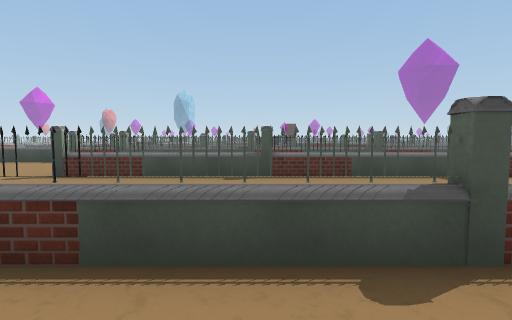
View 1 (above)

24 first-person views from a walk through a Unity game level. The camera is 1.5 m above the floor, tilts 4° down and sees 80° across. The floor is counted in squares, 2 m on a side. Each view is taken from the middle of a square. On the plan, view 1 faces up. The plan holds only what a view shows up to about 10 squares ahead; the rest is blank. The place goes on beyond the plan. The player character is not drawn. Some surface patterns are stand-ins.

View 2
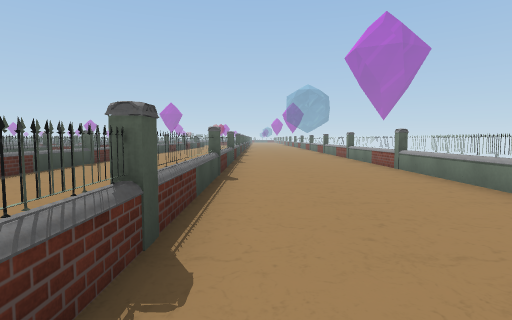

View 3
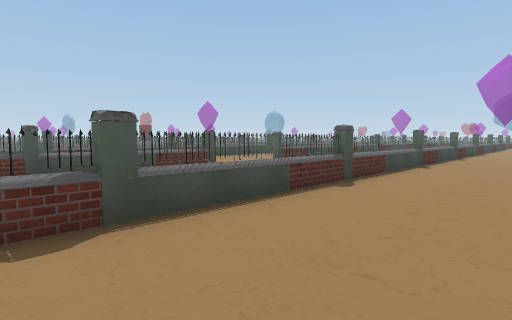

View 4
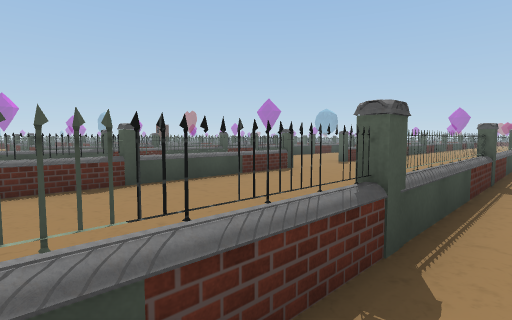

View 5
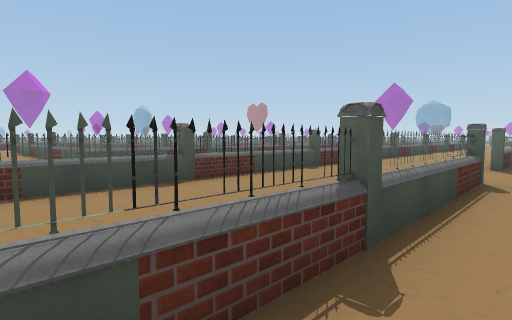

View 6
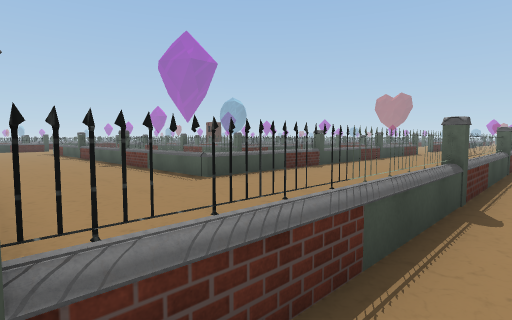

View 7
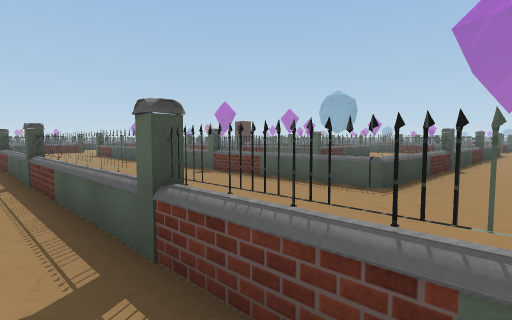

View 8
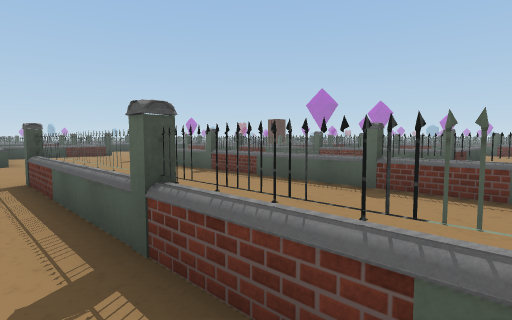

View 9
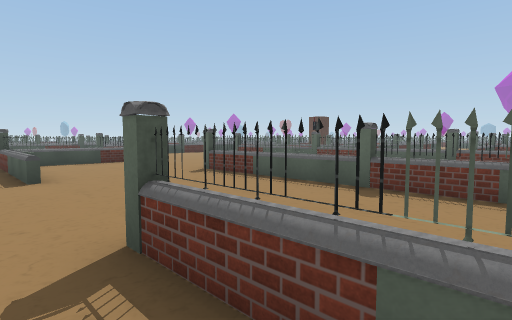

View 10
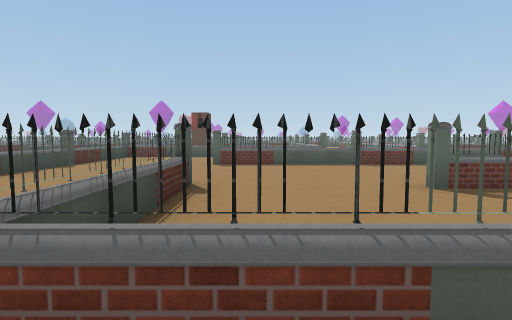

View 11
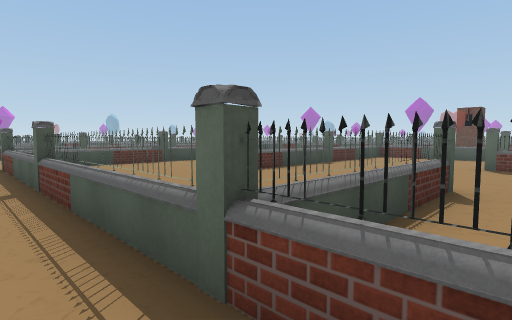

View 12
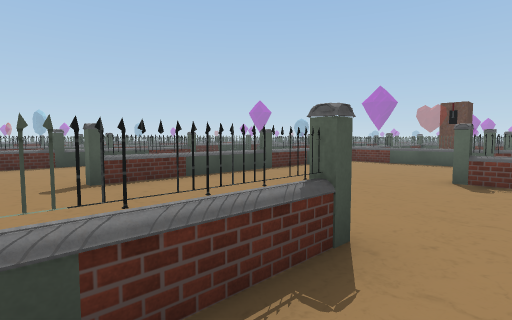

View 13
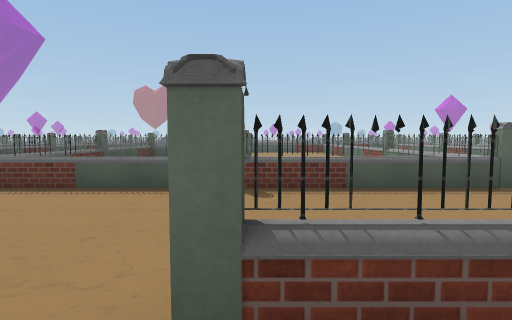

View 14
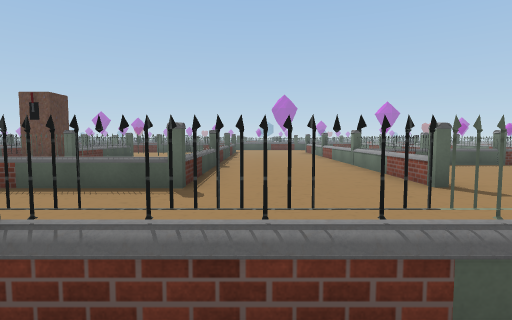

View 15
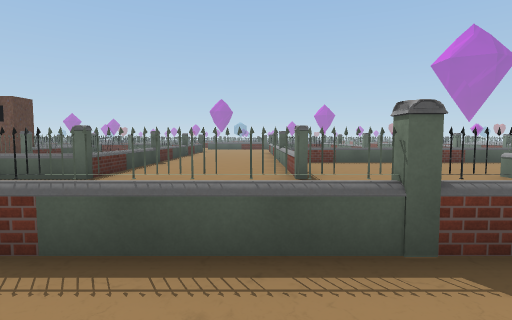

View 16
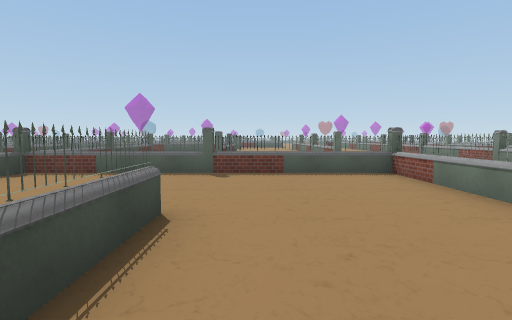

View 17
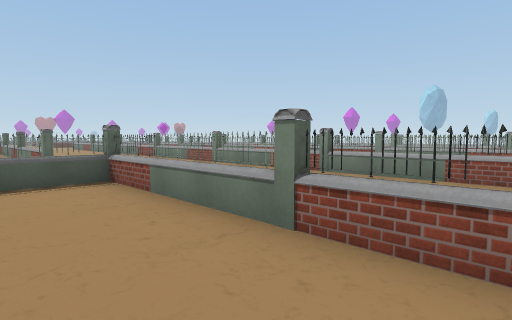

View 18
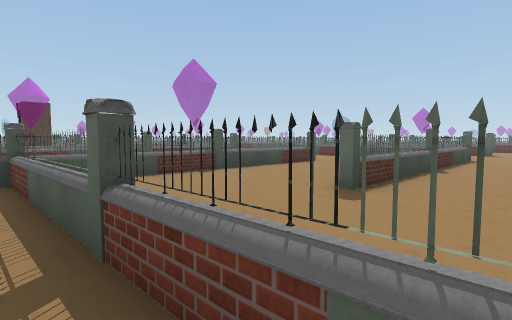

View 19
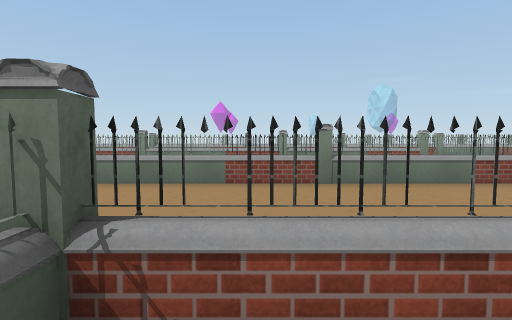

View 20
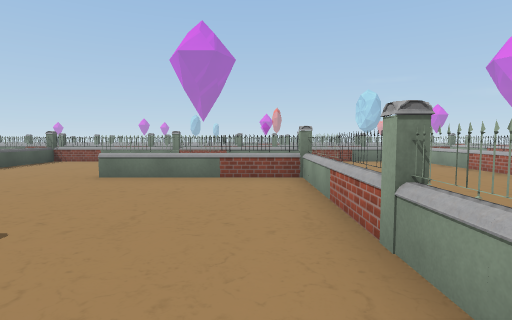

View 21
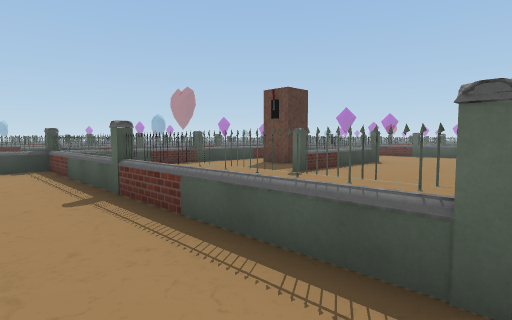

View 22
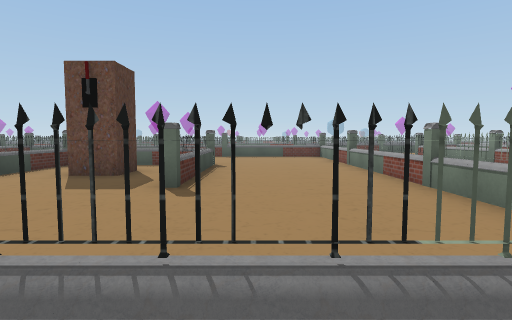

View 23
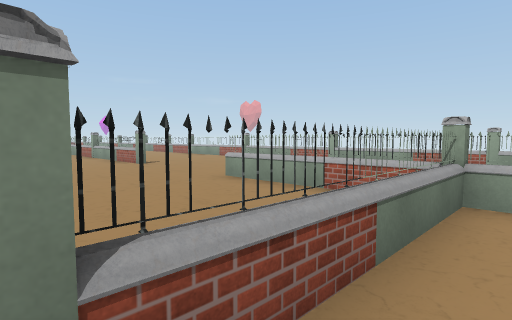

View 24
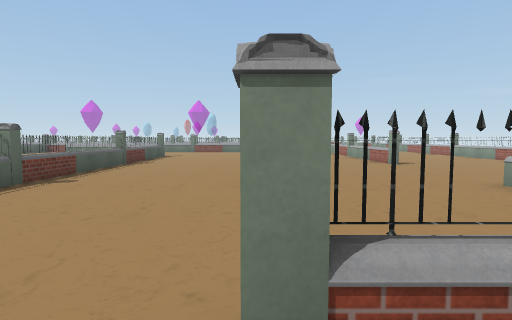

### Floor plan
Points are (right, up) in squares from view 1. A wall is a line through its corners. A room is listed if a view was taken in it or the views show most of it. See-through windows are left out.
Room 1 (views 1, 2, 3, 4, 5, 6, 7, 8, 9, 10, 11, 12, 13, 14, 15, 16, 17, 18, 19, 20, 21, 22, 23, 24)
walls: (-6.5, 13.9) (-8.2, 13.9); (-5.5, 18.1) (-4.5, 18.1); (-3.6, 14) (-2.5, 14); (-4.6, 17.9) (-5.6, 17.9); (-10.5, 16.4) (-10.5, 18.2); (-10.3, 17.8) (-10.3, 16.5); (-2.8, 13.9) (-3.6, 13.9); (-8.5, 9.8) (-9.6, 9.8); (-6.1, 20.4) (-6.1, 21.6); (-4.4, 9.8) (-5.6, 9.8); (-10.5, 20.4) (-10.5, 22.2); (-5.9, 21.6) (-5.9, 20.5); (-14.1, 16.4) (-14.1, 17.5); (-14, 12.4) (-14.1, 13.3); (0.4, 14) (1.5, 14); (-14.1, 12.4) (-14.1, 13.5); (-12.5, 9.8) (-13.6, 9.8); (-12.6, 9.8) (-13.6, 9.9); (-0.4, 10) (1.5, 10); (-2.4, 22.2) (-0.5, 22.2); (1.6, 16.4) (1.6, 18.2); (-14.1, 20.4) (-14.1, 22.1); (-6.6, 5.9) (-8.6, 5.9); (-4, 6.2) (-2.4, 6.2); (-6.1, 24.4) (-6.1, 26.2); (-10.8, 5.9) (-12.6, 5.9); (1.5, 9.8) (-0.2, 9.8); (-14, 22.1) (-14, 20.8); (-10.5, 24.5) (-10.5, 26.4); (1.6, 20.4) (1.6, 21.6); (-2.4, 5.9) (-4, 5.9); (0.5, 6.2) (1.5, 6.2); (3.8, 10) (5, 10); (-2.5, 26.3) (-0.6, 26.3); (1.5, 5.9) (0.4, 5.9); (-0.6, 26.1) (-2.5, 26.1); (-5.5, 1.8) (-6.6, 1.8); (-6.1, 28.5) (-6.1, 30.4); (5.5, 9.8) (3.8, 9.8); (-10.5, 1.8) (-12.6, 1.8); (-11.4, 1.9) (-12.4, 1.8); (-11.5, 1.8) (-12.4, 1.9); (1.6, 26.3) (3.5, 26.3); (-1.4, 1.8) (-2.6, 1.8); (5.5, 22.1) (4.5, 22.1); (4.4, 6.2) (5.5, 6.2); (-2.4, 29.4) (-2.4, 30.5); (-14.1, 28.5) (-14.1, 29.5); (3.5, 26.1) (1.6, 26.1); (-9.9, 30.1) (-11.6, 30.1); (-11.5, 30.3) (-9.9, 30.3); (-14, 29.6) (-14, 28.5); (-1.6, -2.5) (0.2, -2.5); (3.4, 30.1) (1.6, 30.1); (-18.6, 29.6) (-18.6, 28.5); (-14.1, 32.5) (-14.1, 33.5); (-8.6, 34.3) (-10.5, 34.3); (-4.5, 34.3) (-6.4, 34.3); (1.5, 34.3) (0.4, 34.3); (5.5, 34.3) (4.4, 34.3)
low walls: (-8.2, 14) (-6.8, 14); (5.5, 21.9) (4.4, 21.9)
objects: other object (-19, 26); other object (-19, 27); other object (-19, 28); other object (-19, 30); other object (-14, 12); other object (-14, 14); other object (-14, 15); other object (-14, 16); other object (-14, 18); other object (-14, 19); other object (-14, 20); other object (-14, 27); other object (-14, 28); other object (-14, 30); other object (-14, 31); other object (-14, 32); other object (-14, 34); other object (-13, 2); other object (-13, 6); other object (-13, 30); other object (-12, 10); other object (-12, 30); other object (-11, 10) to (-10, 10); other object (-10, 2); other object (-10, 6); other object (-10, 14); other object (-10, 15); other object (-10, 16); other object (-10, 19); other object (-10, 20); other object (-10, 23); other object (-10, 24); other object (-9, 2); other object (-9, 6); other object (-9, 14); other object (-8, 2); other object (-8, 10); other object (-8, 34); other object (-7, 2); other object (-7, 10); other object (-7, 34); other object (-6, 10); other object (-6, 14); other object (-6, 18); other object (-6, 19); other object (-6, 20); other object (-6, 22); other object (-6, 23); other object (-6, 24); other object (-6, 27); other object (-6, 28); other object (-5, -3); other object (-5, 2); other object (-5, 14); other object (-4, -3); other object (-4, 2); other object (-4, 10); other object (-4, 14); other object (-4, 18); other object (-4, 34); other object (-3, -3); other object (-3, 2); other object (-3, 10); other object (-3, 18); other object (-3, 34); other object (-2, -3); other object (-2, 6); other object (-2, 10); other object (-2, 14); other object (-2, 18); other object (-2, 27); other object (-2, 28) to (-2, 29); other object (-2, 31); other object (-2, 32) to (-2, 33); other object (-2, 34); other object (-1, 2); other object (-1, 6); other object (-1, 10); other object (-1, 14); other object (-1, 34); other object (0, 2); other object (0, 6); other object (0, 14); other object (0, 22); other object (0, 26); other object (0, 34); other object (1, -3); other object (1, 2); other object (1, 22); other object (1, 26); other object (2, 6); other object (2, 10); other object (2, 14); other object (2, 15); other object (2, 16); other object (2, 19); other object (2, 20); other object (2, 22); other object (2, 34); other object (3, 6); other object (3, 10); other object (3, 22); other object (3, 34); other object (4, 6); other object (4, 22); other object (4, 26); other object (4, 30); other object (4, 32); other object (4, 34); other object (5, 26); other object (5, 30)

Positions as (right, up) in squares from view 1, and headings:
1: (0, 0), facing up
2: (-9, 1), facing right
3: (-12, -1), facing up-right
4: (-13, 1), facing up-right
5: (-13, 5), facing up-right
6: (-14, 9), facing up-right
7: (-15, 12), facing up-right
8: (-15, 16), facing up-right
9: (-15, 20), facing up-right
10: (-15, 29), facing right
11: (-15, 29), facing up-right
12: (-12, 29), facing up-right
13: (-7, 30), facing right
14: (-7, 25), facing right
15: (-8, 23), facing right
16: (-5, 17), facing right
17: (-4, 16), facing down-right
18: (1, 16), facing up-right
19: (1, 15), facing down
20: (-5, 24), facing down
21: (-4, 26), facing up-right
22: (-3, 29), facing right
23: (-10, 31), facing down-left
24: (-10, 31), facing down
